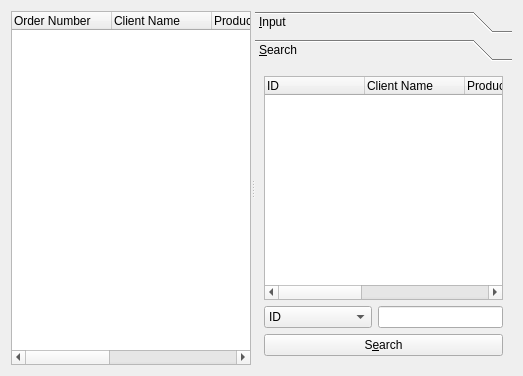
<?xml version="1.0" encoding="UTF-8"?>
<ui version="4.0">
 <class>OrderManagerForm</class>
 <widget class="QWidget" name="OrderManagerForm">
  <property name="geometry">
   <rect>
    <x>0</x>
    <y>0</y>
    <width>523</width>
    <height>376</height>
   </rect>
  </property>
  <property name="windowTitle">
   <string>Order Info</string>
  </property>
  <layout class="QVBoxLayout" name="verticalLayout_2">
   <item>
    <widget class="QSplitter" name="splitter">
     <property name="orientation">
      <enum>Qt::Horizontal</enum>
     </property>
     <widget class="QWidget" name="layoutWidget">
      <layout class="QVBoxLayout" name="listVerticalLayout">
       <item>
        <widget class="QTreeWidget" name="treeWidget">
         <property name="rootIsDecorated">
          <bool>false</bool>
         </property>
         <column>
          <property name="text">
           <string>Order Number</string>
          </property>
         </column>
         <column>
          <property name="text">
           <string>Client Name</string>
          </property>
         </column>
         <column>
          <property name="text">
           <string>Product Name</string>
          </property>
         </column>
         <column>
          <property name="text">
           <string># Price</string>
          </property>
         </column>
         <column>
          <property name="text">
           <string>Quantity</string>
          </property>
         </column>
         <column>
          <property name="text">
           <string>Total Price</string>
          </property>
         </column>
        </widget>
       </item>
      </layout>
     </widget>
     <widget class="QToolBox" name="toolBox">
      <property name="currentIndex">
       <number>1</number>
      </property>
      <widget class="QWidget" name="inputPage">
       <property name="geometry">
        <rect>
         <x>0</x>
         <y>0</y>
         <width>259</width>
         <height>316</height>
        </rect>
       </property>
       <attribute name="label">
        <string>&amp;Input</string>
       </attribute>
       <layout class="QVBoxLayout" name="verticalLayout">
        <item>
         <layout class="QFormLayout" name="clientFormLayout">
          <item row="0" column="0">
           <widget class="QLabel" name="idLabel">
            <property name="text">
             <string>&amp;Order Number</string>
            </property>
            <property name="buddy">
             <cstring>idLineEdit</cstring>
            </property>
           </widget>
          </item>
          <item row="1" column="0">
           <widget class="QLabel" name="clientLabel">
            <property name="text">
             <string>&amp;Client Name</string>
            </property>
            <property name="buddy">
             <cstring>clientComboBox</cstring>
            </property>
           </widget>
          </item>
          <item row="3" column="0">
           <widget class="QLabel" name="quantityLabel">
            <property name="text">
             <string>&amp;Quantity</string>
            </property>
            <property name="buddy">
             <cstring>quantitySpinBox</cstring>
            </property>
           </widget>
          </item>
          <item row="2" column="0">
           <widget class="QLabel" name="productLabel">
            <property name="text">
             <string>&amp;Product Name</string>
            </property>
            <property name="buddy">
             <cstring>productComboBox</cstring>
            </property>
           </widget>
          </item>
          <item row="0" column="1">
           <widget class="QLineEdit" name="idLineEdit">
            <property name="readOnly">
             <bool>true</bool>
            </property>
           </widget>
          </item>
          <item row="5" column="0">
           <widget class="QLabel" name="totalPriceLabel">
            <property name="text">
             <string>&amp;Total Price</string>
            </property>
            <property name="buddy">
             <cstring>totalPriceLineEdit</cstring>
            </property>
           </widget>
          </item>
          <item row="4" column="0">
           <widget class="QLabel" name="priceLabel">
            <property name="text">
             <string>P&amp;rice per piece</string>
            </property>
            <property name="buddy">
             <cstring>priceLineEdit</cstring>
            </property>
           </widget>
          </item>
          <item row="4" column="1">
           <widget class="QLineEdit" name="priceLineEdit"/>
          </item>
          <item row="5" column="1">
           <widget class="QLineEdit" name="totalPriceLineEdit"/>
          </item>
          <item row="1" column="1">
           <widget class="QComboBox" name="clientComboBox">
            <property name="editable">
             <bool>true</bool>
            </property>
           </widget>
          </item>
          <item row="2" column="1">
           <widget class="QComboBox" name="productComboBox">
            <property name="editable">
             <bool>true</bool>
            </property>
           </widget>
          </item>
          <item row="3" column="1">
           <widget class="QSpinBox" name="quantitySpinBox">
            <property name="maximum">
             <number>10000</number>
            </property>
           </widget>
          </item>
         </layout>
        </item>
        <item>
         <widget class="QTreeWidget" name="clientTreeWidget">
          <property name="rootIsDecorated">
           <bool>false</bool>
          </property>
          <column>
           <property name="text">
            <string>Name</string>
           </property>
          </column>
          <column>
           <property name="text">
            <string>Phone Number</string>
           </property>
          </column>
          <column>
           <property name="text">
            <string>Address</string>
           </property>
          </column>
         </widget>
        </item>
        <item>
         <widget class="QTreeWidget" name="productTreeWidget">
          <property name="rootIsDecorated">
           <bool>false</bool>
          </property>
          <column>
           <property name="text">
            <string>Name</string>
           </property>
          </column>
          <column>
           <property name="text">
            <string>Price</string>
           </property>
          </column>
          <column>
           <property name="text">
            <string>Quantity</string>
           </property>
          </column>
         </widget>
        </item>
        <item>
         <spacer name="verticalSpacer">
          <property name="orientation">
           <enum>Qt::Vertical</enum>
          </property>
          <property name="sizeHint" stdset="0">
           <size>
            <width>20</width>
            <height>40</height>
           </size>
          </property>
         </spacer>
        </item>
        <item>
         <layout class="QHBoxLayout" name="addHorizontalLayout">
          <item>
           <widget class="QPushButton" name="addPushButton">
            <property name="text">
             <string>&amp;Add</string>
            </property>
           </widget>
          </item>
          <item>
           <widget class="QPushButton" name="modifyPushButton">
            <property name="text">
             <string>&amp;Modify</string>
            </property>
           </widget>
          </item>
         </layout>
        </item>
       </layout>
      </widget>
      <widget class="QWidget" name="searchPage">
       <property name="geometry">
        <rect>
         <x>0</x>
         <y>0</y>
         <width>259</width>
         <height>316</height>
        </rect>
       </property>
       <attribute name="label">
        <string>&amp;Search</string>
       </attribute>
       <layout class="QVBoxLayout" name="verticalLayout_3">
        <item>
         <widget class="QTreeWidget" name="searchTreeWidget">
          <property name="rootIsDecorated">
           <bool>false</bool>
          </property>
          <column>
           <property name="text">
            <string>ID</string>
           </property>
          </column>
          <column>
           <property name="text">
            <string>Client Name</string>
           </property>
          </column>
          <column>
           <property name="text">
            <string>Produce Name</string>
           </property>
          </column>
          <column>
           <property name="text">
            <string># Price</string>
           </property>
          </column>
          <column>
           <property name="text">
            <string>Quantity</string>
           </property>
          </column>
          <column>
           <property name="text">
            <string>Total Price</string>
           </property>
          </column>
         </widget>
        </item>
        <item>
         <layout class="QHBoxLayout" name="horizontalLayout">
          <item>
           <widget class="QComboBox" name="searchComboBox">
            <item>
             <property name="text">
              <string>ID</string>
             </property>
            </item>
            <item>
             <property name="text">
              <string>Client Name</string>
             </property>
            </item>
            <item>
             <property name="text">
              <string>Product Name</string>
             </property>
            </item>
            <item>
             <property name="text">
              <string>Price</string>
             </property>
            </item>
            <item>
             <property name="text">
              <string>Quantity</string>
             </property>
            </item>
            <item>
             <property name="text">
              <string>Total Price</string>
             </property>
            </item>
           </widget>
          </item>
          <item>
           <widget class="QLineEdit" name="searchLineEdit"/>
          </item>
         </layout>
        </item>
        <item>
         <widget class="QPushButton" name="searchPushButton">
          <property name="text">
           <string>S&amp;earch</string>
          </property>
         </widget>
        </item>
       </layout>
      </widget>
     </widget>
    </widget>
   </item>
  </layout>
 </widget>
 <resources/>
 <connections/>
</ui>
